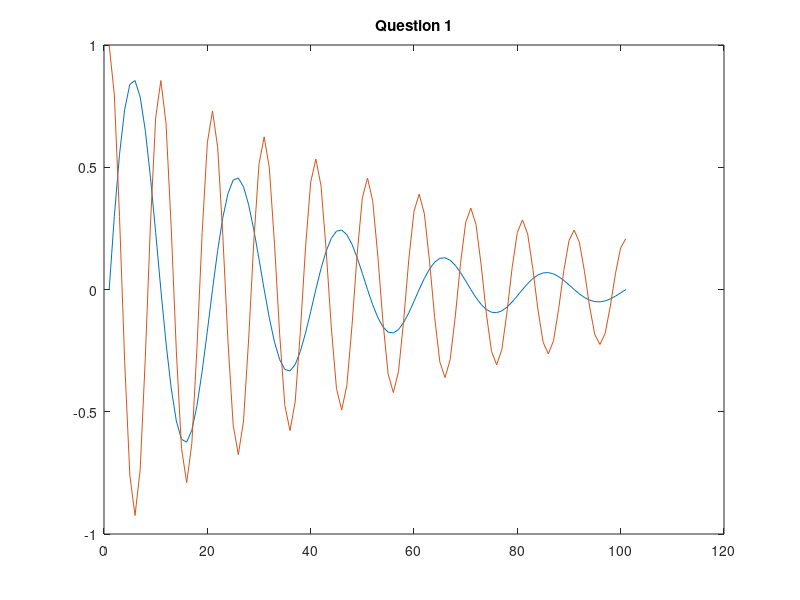

This chart was generated by the following MATLAB code: (Note: this script raises an error after producing the figure.)
x = 0:pi/20:5*pi;
y = exp(-0.2.*x).*sin(2.*x);
z = exp(-0.1.*x).*cos(4.*x);
a = plot(y)
hold on 
b = plot(z)
title('Question 1')
a.Color = 'green';
b.LineStyle = ":";
b.LineWidth = 4;
xlabel('X-axis')
ylabel('Y-axis')
legend
hold off
